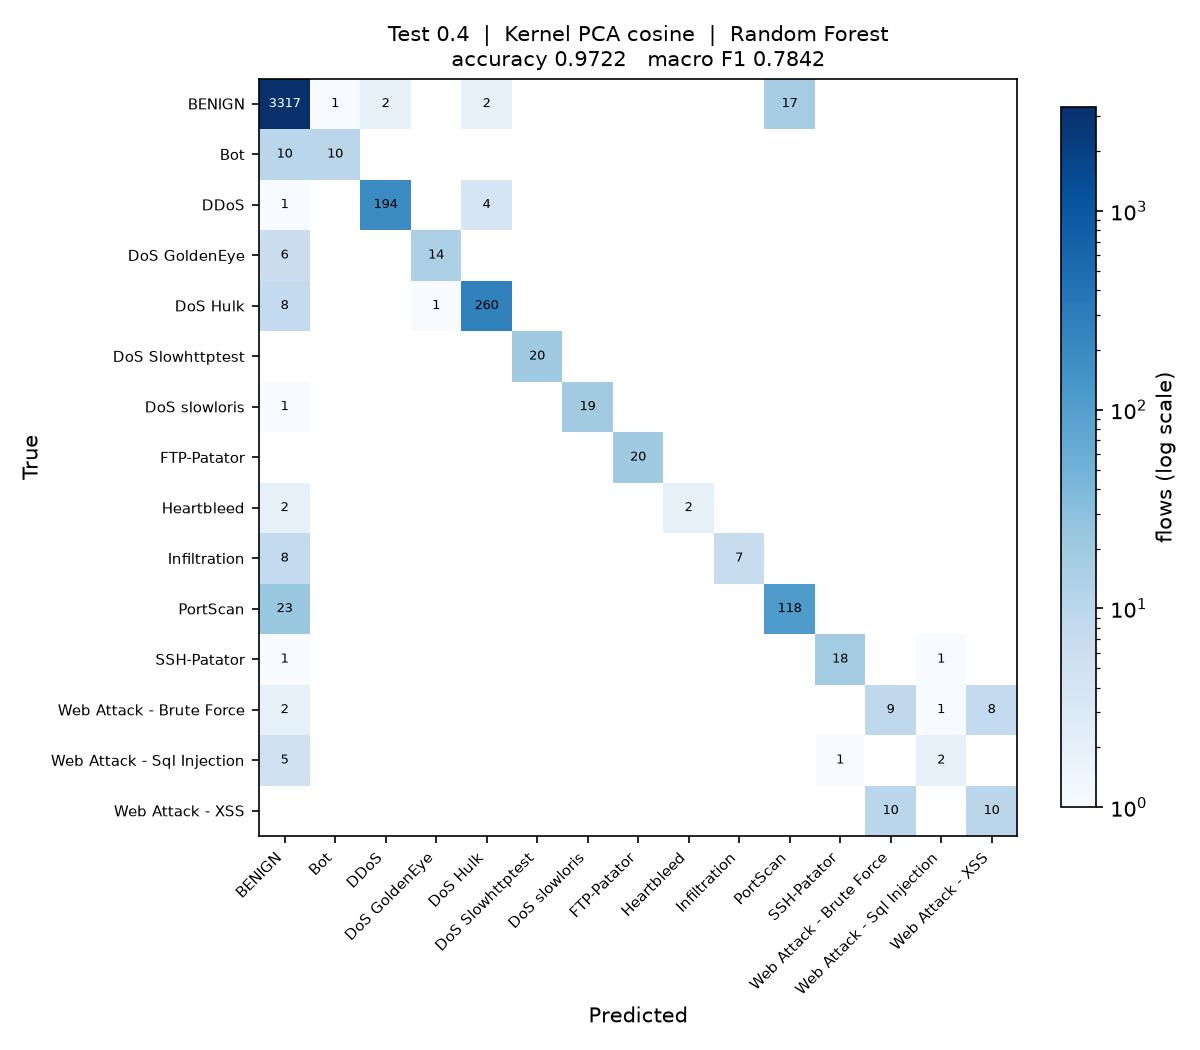

Generate this figure with Python:
"""
Test_0.4_DR_COS_RF

Test size 0.4  |  Kernel PCA (cosine)  |  Random Forest  (reference sheet #7)

Run on its own:

    python Test_0.4_DR_COS_RF.py

Writes Test_0.4_DR_COS_RF.jpg (confusion matrix) and appends one row to
results/75_runs.csv.
"""

import os
import sys
import time
import warnings
from pathlib import Path

import matplotlib
matplotlib.use("Agg")
import matplotlib.pyplot as plt
import numpy as np
import pandas as pd
from sklearn.decomposition import KernelPCA
from sklearn.impute import SimpleImputer
from sklearn.metrics import (accuracy_score, confusion_matrix, f1_score,
                             precision_score, recall_score)
from sklearn.model_selection import train_test_split
from sklearn.preprocessing import LabelEncoder, StandardScaler
from sklearn.ensemble import RandomForestClassifier

sys.path.insert(0, str(Path(__file__).resolve().parent.parent))
from common import load_sample                      # noqa: E402

warnings.filterwarnings("ignore")

# ----- this run -------------------------------------------------------------
TEST_SIZE = 0.4
KERNEL = "cosine"
CLASSIFIER = "RF"
N_COMPONENTS = 15
# ----------------------------------------------------------------------------

SEED = 0
N_JOBS = max(1, (os.cpu_count() or 2) // 2)
STEM = "Test_0.4_DR_COS_RF"
HERE = Path(__file__).resolve().parent
RESULTS = HERE.parent / "results"


def main():
    t0 = time.time()
    df = load_sample(10000, 50, SEED)
    y = LabelEncoder().fit_transform(df["Label"])
    X = df.drop(columns=["Label", "Day"])
    classes = sorted(df["Label"].unique())
    print(f"{len(df):,} flows, {X.shape[1]} features, {len(classes)} classes")

    X_train, X_test, y_train, y_test = train_test_split(
        X, y, test_size=TEST_SIZE, random_state=SEED, stratify=y)

    # mean imputation and scaling, fitted on the training split only
    imputer = SimpleImputer(strategy="mean").fit(X_train)
    scaler = StandardScaler().fit(imputer.transform(X_train))
    X_train = scaler.transform(imputer.transform(X_train))
    X_test = scaler.transform(imputer.transform(X_test))

    # dimensionality reduction: Kernel PCA, fitted on the training split only.
    # arpack keeps the largest positive eigenvalues; the randomized solver ranks
    # them by magnitude and fails on the sigmoid kernel, which is not PSD.
    kpca = KernelPCA(n_components=N_COMPONENTS, kernel=KERNEL,
                     eigen_solver="arpack", random_state=SEED, n_jobs=N_JOBS)
    X_train = kpca.fit_transform(X_train)
    X_test = kpca.transform(X_test)
    print(f"Kernel PCA ({KERNEL}): {X_train.shape[1]} components")

    classifier = RandomForestClassifier(n_estimators=200, criterion="entropy",
                                    n_jobs=N_JOBS, random_state=SEED)
    classifier.fit(X_train, y_train)
    y_pred = classifier.predict(X_test)

    acc = accuracy_score(y_test, y_pred)
    pre = precision_score(y_test, y_pred, average="macro", zero_division=0)
    rec = recall_score(y_test, y_pred, average="macro", zero_division=0)
    f1 = f1_score(y_test, y_pred, average="macro", zero_division=0)
    pre_w = precision_score(y_test, y_pred, average="weighted", zero_division=0)
    rec_w = recall_score(y_test, y_pred, average="weighted", zero_division=0)
    f1_w = f1_score(y_test, y_pred, average="weighted", zero_division=0)

    print(f"Accuracy  : {acc:.4f}")
    print(f"Precision : {pre:.4f}")
    print(f"Recall    : {rec:.4f}")
    print(f"F1 Score  : {f1:.4f}")

    # confusion matrix image, named to match this script
    cm = confusion_matrix(y_test, y_pred, labels=range(len(classes)))
    fig, ax = plt.subplots(figsize=(8, 7))
    im = ax.imshow(cm, cmap="Blues", norm=matplotlib.colors.LogNorm(vmin=1))
    ax.set_xticks(range(len(classes)), classes, rotation=45, ha="right", fontsize=7)
    ax.set_yticks(range(len(classes)), classes, fontsize=7)
    ax.set_xlabel("Predicted")
    ax.set_ylabel("True")
    ax.set_title(f"Test {TEST_SIZE}  |  Kernel PCA {KERNEL}  |  Random Forest\n"
                 f"accuracy {acc:.4f}   macro F1 {f1:.4f}", fontsize=10)
    for i in range(len(classes)):
        for j in range(len(classes)):
            if cm[i, j]:
                ax.text(j, i, cm[i, j], ha="center", va="center", fontsize=6,
                        color="white" if cm[i, j] > cm.max() / 3 else "black")
    fig.colorbar(im, ax=ax, fraction=0.04, label="flows (log scale)")
    fig.tight_layout()
    fig.savefig(HERE / f"{STEM}.jpg", dpi=150)
    plt.close(fig)

    # one row appended to the shared results table
    RESULTS.mkdir(exist_ok=True)
    row = {"Test": TEST_SIZE, "DR": "COS", "Clas": CLASSIFIER,
           "Acc": round(acc, 4), "Pre": round(pre, 4), "Rec": round(rec, 4),
           "F1": round(f1, 4),
           "Pre_weighted": round(pre_w, 4), "Rec_weighted": round(rec_w, 4),
           "F1_weighted": round(f1_w, 4),
           "n_components": N_COMPONENTS, "seconds": round(time.time() - t0, 1),
           "script": STEM}
    out = RESULTS / "75_runs.csv"
    old = pd.read_csv(out).to_dict("records") if out.exists() else []
    old = [r for r in old if r.get("script") != STEM]
    pd.DataFrame(old + [row]).to_csv(out, index=False)
    print(f"saved {STEM}.jpg and appended to results/75_runs.csv "
          f"({time.time() - t0:.0f}s)")


if __name__ == "__main__":
    main()
